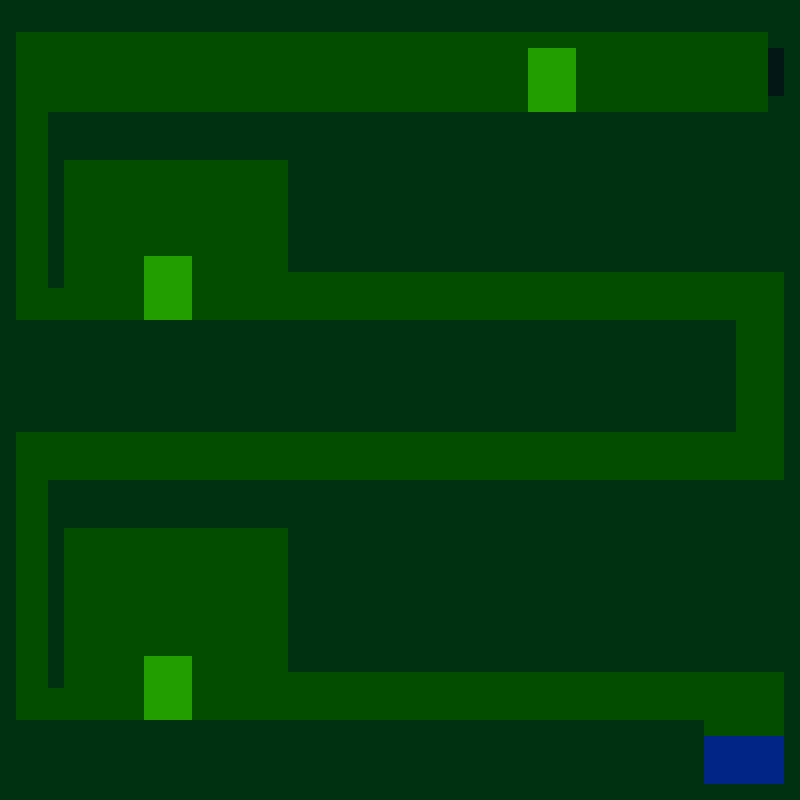

Tiled map render using the project's own tile images. Description and the map definition, with tile-layer contents summarised, below:
An orthogonal 50x50 tile map with 16x16 px tiles, 2 tile layers (Background, Solid) and 18 objects (13x zombie, 3x checkpoint, spawn, gameover).

<map version="1.0" orientation="orthogonal" renderorder="right-down" width="50" height="50" tilewidth="16" tileheight="16" nextobjectid="30">
 <tileset firstgid="1" name="deepcave" tilewidth="16" tileheight="16" tilecount="8" columns="8">
  <image source="../tilesets/deepcave.png" width="128" height="16" />
 </tileset>
 <layer name="Background" width="50" height="50">
  <data>[2500 cells, 2500 non-empty, 4 distinct tile ids]</data>
 </layer>
 <layer name="Solid" width="50" height="50">
  <data>[2500 cells, 1526 non-empty, 2 distinct tile ids]</data>
 </layer>
 <objectgroup name="spawn">
  <object id="1" name="playerSpawn" type="spawn" x="720" y="96" width="16" height="16" />
 </objectgroup>
 <objectgroup name="checkpoints">
  <object id="7" name="checkpoint" x="544" y="96" width="16" height="16" />
  <object id="15" name="checkpoint" x="160" y="304" width="16" height="16" />
  <object id="16" name="checkpoint" x="160" y="704" width="16" height="16" />
 </objectgroup>
 <objectgroup name="trigger" />
 <objectgroup name="enemy">
  <object id="9" name="zombie" x="208" y="96" width="16" height="16" />
  <object id="13" name="zombie" x="304" y="96" width="16" height="16" />
  <object id="17" name="zombie" x="384" y="304" width="16" height="16" />
  <object id="18" name="zombie" x="464" y="304" width="16" height="16" />
  <object id="19" name="zombie" x="672" y="304" width="16" height="16" />
  <object id="20" name="zombie" x="571" y="303" width="16" height="16" />
  <object id="21" name="zombie" x="160" y="464" width="16" height="16" />
  <object id="22" name="zombie" x="409" y="463" width="16" height="16" />
  <object id="23" name="zombie" x="267" y="461" width="16" height="16" />
  <object id="24" name="zombie" x="448" y="704" width="16" height="16" />
  <object id="25" name="zombie" x="357" y="702" width="16" height="16" />
  <object id="26" name="zombie" x="400" y="704" width="16" height="16" />
  <object id="27" name="zombie" x="535" y="701" width="16" height="16" />
 </objectgroup>
 <objectgroup name="gameover">
  <object id="29" name="gameover" x="688" y="672" width="16" height="48" />
 </objectgroup>
</map>
